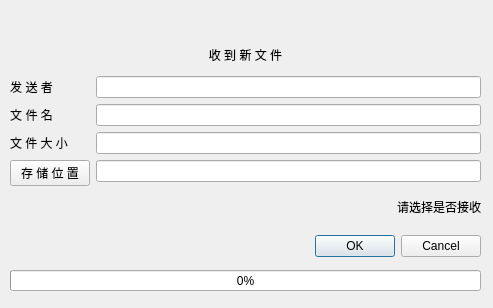
<?xml version="1.0" encoding="UTF-8"?>
<ui version="4.0">
 <class>ReceiveFile</class>
 <widget class="QDialog" name="ReceiveFile">
  <property name="geometry">
   <rect>
    <x>0</x>
    <y>0</y>
    <width>493</width>
    <height>308</height>
   </rect>
  </property>
  <property name="windowTitle">
   <string>ReceiveFile</string>
  </property>
  <widget class="QDialogButtonBox" name="buttonBox">
   <property name="geometry">
    <rect>
     <x>140</x>
     <y>230</y>
     <width>341</width>
     <height>32</height>
    </rect>
   </property>
   <property name="layoutDirection">
    <enum>Qt::LeftToRight</enum>
   </property>
   <property name="orientation">
    <enum>Qt::Horizontal</enum>
   </property>
   <property name="standardButtons">
    <set>QDialogButtonBox::Cancel|QDialogButtonBox::Ok</set>
   </property>
  </widget>
  <widget class="QWidget" name="verticalLayoutWidget">
   <property name="geometry">
    <rect>
     <x>10</x>
     <y>40</y>
     <width>471</width>
     <height>181</height>
    </rect>
   </property>
   <layout class="QVBoxLayout" name="verticalLayout">
    <item>
     <widget class="QLabel" name="label">
      <property name="text">
       <string>收 到 新 文 件</string>
      </property>
      <property name="alignment">
       <set>Qt::AlignCenter</set>
      </property>
     </widget>
    </item>
    <item>
     <layout class="QFormLayout" name="formLayout">
      <item row="0" column="0">
       <widget class="QLabel" name="label_2">
        <property name="text">
         <string>发 送 者</string>
        </property>
        <property name="alignment">
         <set>Qt::AlignCenter</set>
        </property>
       </widget>
      </item>
      <item row="1" column="0">
       <widget class="QLabel" name="label_4">
        <property name="text">
         <string>文 件 名</string>
        </property>
        <property name="alignment">
         <set>Qt::AlignCenter</set>
        </property>
       </widget>
      </item>
      <item row="2" column="0">
       <widget class="QLabel" name="label_5">
        <property name="text">
         <string>文 件 大 小</string>
        </property>
        <property name="alignment">
         <set>Qt::AlignCenter</set>
        </property>
       </widget>
      </item>
      <item row="0" column="1">
       <widget class="QLineEdit" name="fromName"/>
      </item>
      <item row="1" column="1">
       <widget class="QLineEdit" name="fileName"/>
      </item>
      <item row="2" column="1">
       <widget class="QLineEdit" name="fileSize"/>
      </item>
      <item row="3" column="1">
       <widget class="QLineEdit" name="storePos"/>
      </item>
      <item row="3" column="0">
       <widget class="QPushButton" name="store">
        <property name="text">
         <string>存 储 位 置</string>
        </property>
       </widget>
      </item>
     </layout>
    </item>
    <item>
     <widget class="QLabel" name="label_3">
      <property name="text">
       <string>请选择是否接收</string>
      </property>
      <property name="alignment">
       <set>Qt::AlignRight|Qt::AlignTrailing|Qt::AlignVCenter</set>
      </property>
     </widget>
    </item>
   </layout>
  </widget>
  <widget class="QProgressBar" name="progressBar">
   <property name="geometry">
    <rect>
     <x>10</x>
     <y>270</y>
     <width>471</width>
     <height>21</height>
    </rect>
   </property>
   <property name="value">
    <number>0</number>
   </property>
  </widget>
 </widget>
 <resources/>
 <connections>
  <connection>
   <sender>buttonBox</sender>
   <signal>accepted()</signal>
   <receiver>ReceiveFile</receiver>
   <slot>accept()</slot>
   <hints>
    <hint type="sourcelabel">
     <x>248</x>
     <y>254</y>
    </hint>
    <hint type="destinationlabel">
     <x>157</x>
     <y>274</y>
    </hint>
   </hints>
  </connection>
  <connection>
   <sender>buttonBox</sender>
   <signal>rejected()</signal>
   <receiver>ReceiveFile</receiver>
   <slot>reject()</slot>
   <hints>
    <hint type="sourcelabel">
     <x>316</x>
     <y>260</y>
    </hint>
    <hint type="destinationlabel">
     <x>286</x>
     <y>274</y>
    </hint>
   </hints>
  </connection>
 </connections>
</ui>
